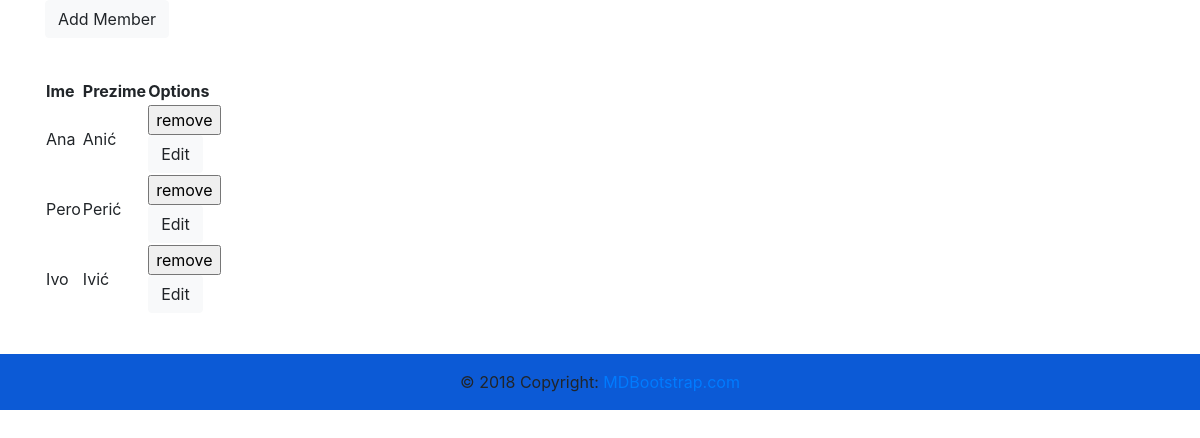
The app's page /indexx.php, older data.
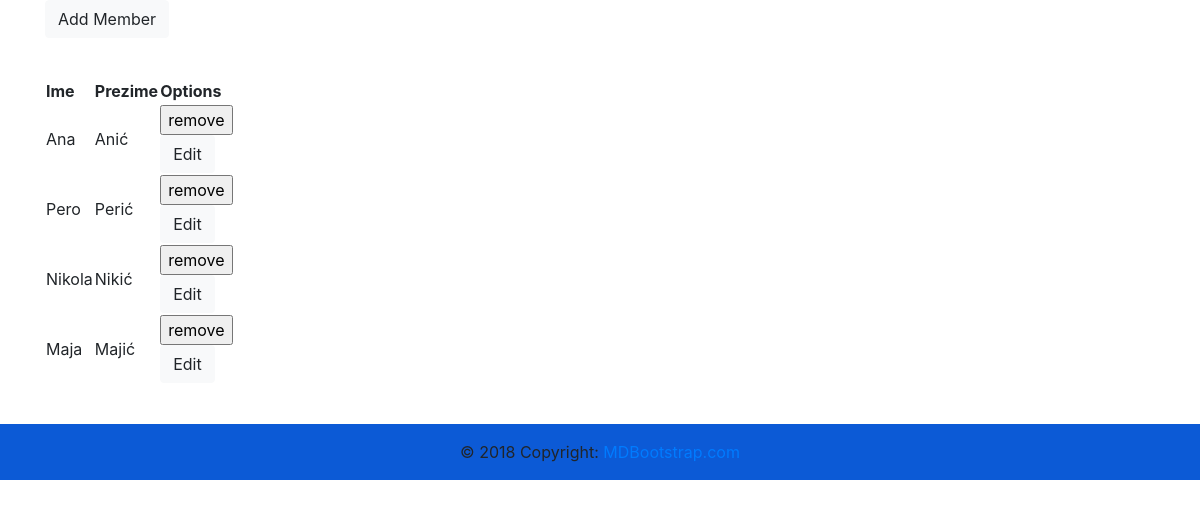
The same page, newer data.
### tables this page shows
CREATE TABLE `clanovi` (
  `id` int(10) UNSIGNED NOT NULL,
  `ime` varchar(50) NOT NULL,
  `prezime` varchar(50) NOT NULL
);

### classes/Config.php (called while the page is built, shortened)
<?php
class Config
{
    public static function get($path = NULL)
    {
        if ($path)
        {
            $input = explode('.',$path);
            foreach ($input as $key => $value)
            {
                if ($key == 0)
                {
                    $item = require "config/$value.php";
                }
                else
                {
                    $item = $item[$value];
                }
            }
            return $item;
        }
        return false;
    }
}
?>

### config/database.php (called while the page is built)
<?php
return
[
    'fetch' => PDO::FETCH_OBJ,
    'driver' => 'mysql',
    'mysql' =>
    [
        'host' => '127.0.0.1',
        'user' => 'root',
        'pass' => '',
        'db' => 'videoteka1',
        'charset' => 'utf8',
        'collation' => 'utf8_general_ci'
    ],
    'sqlite' =>
    [
        'db' => 'videoteka1'
    ],
    'pgsql' =>
    [
        'host' => '127.0.0.1',
        'user' => 'root',
        'pass' => '',
        'db' => 'videoteka1',
        'charset' => 'utf8',
        'collation' => 'utf8_general_ci'
    ]
]
?>

### classes/DB.php (called while the page is built, shortened)
<?php
class DB {
    private static $instance = null;
    private $connection;
    private $error = false;
    private $results;
    private function __construct()
    {
        $this->config = Config::get('database');
        $driver = $this->config['driver'];
        $db_name = $this->config[$driver]['db'];
        $host = $this->config[$driver]['host'];
        $user = $this->config[$driver]['user'];
        $pass = $this->config[$driver]['pass'];
        $charset = $this->config[$driver]['charset'];
        $dsn = "$driver:host=$host;dbname=$db_name;charset=$charset";
        try
        {
            $this->connection = new PDO($dsn, $user, $pass);
        }
        catch (PDOExceptione $e)
        {
            die($e->getMessage());
        }
    }
    public static function getInstance()
    {
        if (!self::$instance)
        {
            self::$instance = new DB();
        }
        return self::$instance;
    }
    public function query($sql, $params=array())
    {
        $this->error = false;
       if ($this->query = $this->connection->prepare($sql))
       {
            if($this->query->execute())
            {
                $this->results = $this->query->FetchAll(Config::get('database')['fetch']);
            }
            else
            {
                 $this->error = true;
                 die($this->query->errorInfo()[2]);
            }
        }
        return $this;
    }
    public function action($action, $table, $where=array())
    {
        if (count($where) === 3)
        {
            $field = $where[0];
            $operator = $where[1];
            $value = $where[2];
            $sql = "$action FROM $table WHERE $field $operator ?";
            if(!$this->query($sql, array($value))->getError())
            {
                return $this;
            }
        }
        else
        {
           $sql = "$action FROM $table";
        }
        if(!$this->query($sql)->getError())
        {
                return $this;
        }
        return false;
    }
    public function get($columns, $table, $where = array())
    {
      return $this->action("SELECT $columns", $table, $where);
    }
    public function getError()
    {
        return $this->error;
    }
    public function results()
    {
        return $this->results;
    }
}
?>

### indexx.php (the view, shortened to what this page needs)
<?php
$db = DB::getInstance();
$select = $db->get("id,ime,prezime", 'clanovi');
?>
    <main>
        <div>
            <a href="addmember.php" target="_blank"><button type="button" class="btn btn-light">Add Member</button></a>
        </div>
        <table>
            <tr>
                <th>Ime</th>
                <th>Prezime</th>
                <th>Options</th>
            </tr>
        <?php foreach ($db->results($select) as $key => $value)
            {   ?>
            <tr>
                <td>
                    <?php echo $value->ime; ?>
                </td>
                <td>
                    <?php echo $value->prezime; ?>
                </td>
                <td>
                    <form action="delete.php" method="POST">
                        <input type="submit" name="remove" value="remove">
                    </form>
                    <a href="edit.php"><button type="button" class="btn btn-light">Edit</button></a>
                </td>
            </tr>
        <?php } ?>
        </table>
    </main>

Row changes from the older to the newer data that the page shows:
removed clanovi: ime "Ivo", prezime "Ivić"
added clanovi: ime "Nikola", prezime "Nikić"
added clanovi: ime "Maja", prezime "Majić"
